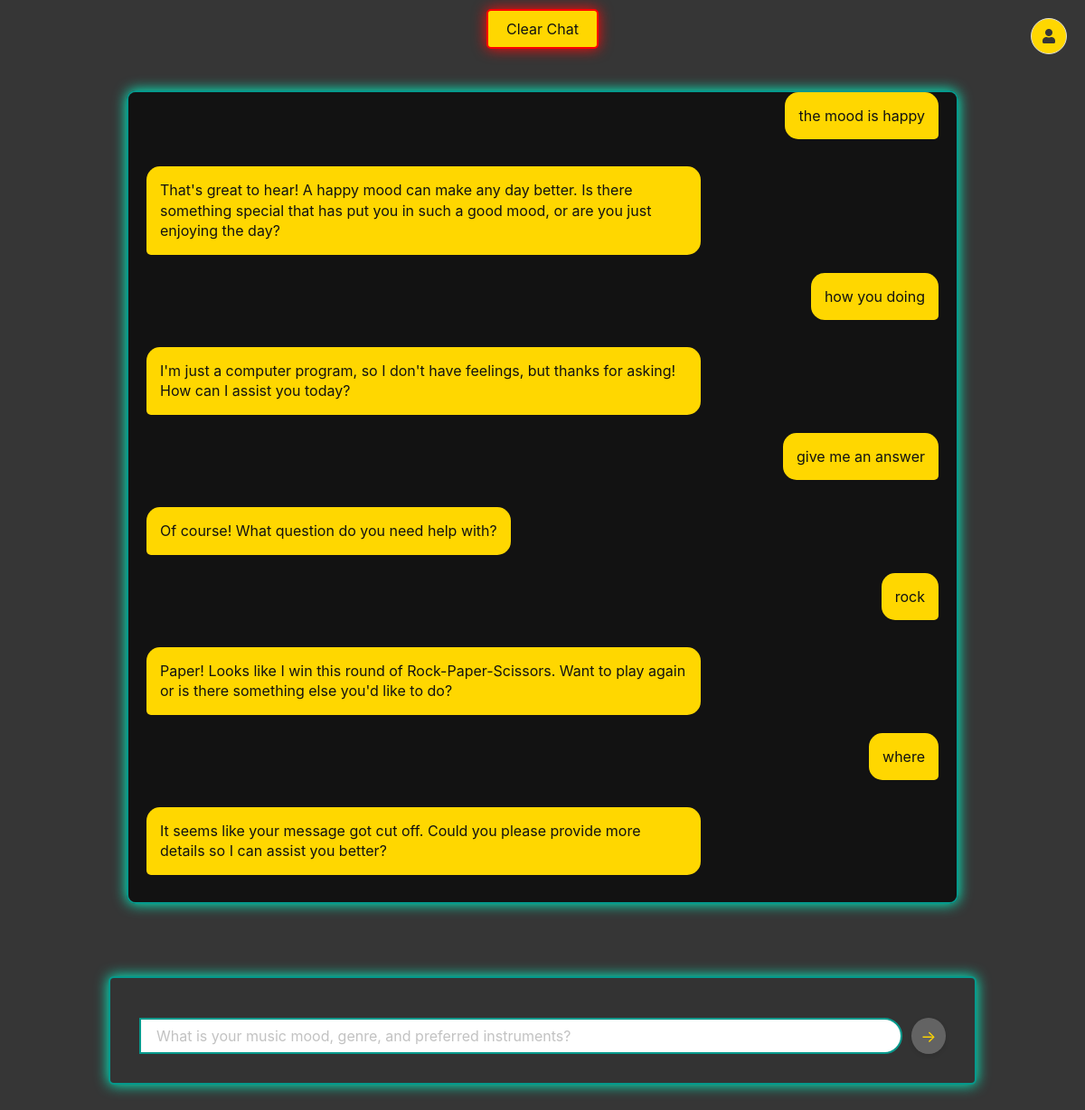
The app's page /home/ (signed in) with its own data.
### service/models.py (models this page shows, shortened)
class ChatHistory(models.Model):
    user = models.ForeignKey(User, on_delete=models.CASCADE, related_name='chat_histories', null=True)
    message = models.TextField()
    sender = models.CharField(max_length=10)  # Choices to distinguish sender
    timestamp = models.DateTimeField(auto_now_add=True)

### service/views.py (the view, shortened to what this page needs)
# urls.py: 2. Add a URL to urlpatterns:  path('', views.home, name='home')
def home(request):
    try:
        chat_history = ChatHistory.objects.filter(user=request.user)
        return render(request, 'homepage.html', {'chat_history': chat_history})
    except Exception as e:
        print(f"Error: {e}")
        return render(request, 'homepage.html', {'chat_history': []})

### service/templates/homepage.html (shortened to what this page needs)
<!DOCTYPE html>
<html lang="en" xmlns="http://www.w3.org/1999/html">
<head>
     {% load static %}
    <link rel="stylesheet" href="https://cdnjs.cloudflare.com/ajax/libs/font-awesome/5.15.4/css/all.min.css">
    <link rel="stylesheet" href="{% static 'css/bulma.css' %}">
    <link rel="stylesheet" href="{% static 'css/style.css' %}">
</head>
<body>
<div class="hero is-fullheight has-background-dark">
    <div class="hero-head has-text-right">
        <div class="dropdown is-hoverable is-right" style="padding: 20px;">
            <div class="dropdown-trigger">
                <button class="button is-rounded" aria-haspopup="true" aria-controls="dropdown-menu4" style="background-color: #ffd700; width: 40px; height: 40px; padding: 0;">
                    <span class="icon is-small">
                        <i class="fas fa-user" aria-hidden="true"></i>
                    </span>
                </button>
            </div>
        </div>
    </div>
 <div class="clear-chat-container">
    <form method="POST" action="{% url 'clear_chat' %}">
        <button type="submit" class="clear-chat-button">Clear Chat</button>
    </form>
</div>
 <div class="container" style="width: 80%; max-width: 90vw;">
   <div id="chat-box" class="box chat-container"  style="height: 70vh; overflow-y: auto;" >
       {% for chat in chat_history %}
           {% if chat.sender == 'user' %}
               <div class="chat-bubble user-bubble">{{ chat.message }}</div>
           {% elif chat.sender == 'bot' %}
               <div class="chat-bubble bot-bubble">{{ chat.message|safe }}</div>
           {% endif %}
       {% endfor %}
    </div>
  <div class="box glitch-container">
      <form method="POST" class="field has-addons mt-3">
    <div class="control is-expanded"  style="display: flex; align-items: center;">
      <input class="input is-rounded" type="text" name="user_input" style="border: 2px solid #05998c;" placeholder="What is your music mood, genre, and preferred instruments?">
        <button type="submit" class="submit-btn">→</button>
  </div>
      </form>
 </div>
      </div>
</div>
</body>
</html>

### service/static/css/style.css (style rules this page uses)
body { background-color: #121212; }
.glitch-container { position: relative; padding: 2rem; background: #222; border: 2px solid #05998c; overflow: hidden; box-shadow: 0px 0px 15px rgba(0, 255, 204, 1); }
.box { background-color: #333 !important; color: #ccc !important; }
.submit-btn { background-color: #636363; color: #ffd700; border: none; border-radius: 50%; width: 40px; height: 40px; display: flex; justify-content: center; align-items: center; margin-left: 10px; cursor: pointer; outline: none; box-shadow: 0 2px 5px rgba(0, 0, 0, 0.1); font-size: 18px; }
.chat-container { flex-grow: 1 !important; padding: 20px !important; overflow-y: auto !important; display: flex !important; flex-direction: column !important; gap: 10px !important; background-color: #121212 !important; border: 2px solid #05998c !important; border-radius: 10px !important; margin: 20px !important; margin-bottom: 80px !important; box-shadow: 0px 0px 15px rgba(0, 255, 204, 1); }
.chat-bubble { padding: 15px; border-radius: 15px; max-width: 70%; line-height: 1.4; }
.user-bubble { background-color: #ffd700 !important; color: #121212 !important; align-self: flex-end !important; text-align: right !important; border-bottom-right-radius: 5px !important; }
.bot-bubble { background-color: #ffd700 !important; color: #121212 !important; border-bottom-left-radius: 5px; align-self: flex-start !important; text-align: left !important; margin-top: 20px !important; margin-bottom: 10px !important; }
.clear-chat-container { position: fixed !important; top: 0; width: 100%; display: flex; padding: 10px 0; justify-content: center; z-index: 1000; }
.clear-chat-button { background-color: #ffd700; color: #121212; padding: 10px 20px; border: 2px solid #ff0000; border-radius: 5px; cursor: pointer; transition: background-color 0.3s ease, box-shadow 0.3s ease; box-shadow: 0px 0px 15px rgba(255, 10,10, 1); font-size: 16px; }

### records on screen
ChatHistory: message "the mood is happy"
ChatHistory: message "That's great to hear! A happy mood can make any day better. Is there something special that has put you in such a good mood, or are you just enjoying the day?"
ChatHistory: message "how you doing"
ChatHistory: message "I'm just a computer program, so I don't have feelings, but thanks for asking! How can I assist you today?"
ChatHistory: message "give me an answer"
ChatHistory: message "Of course! What question do you need help with?"
ChatHistory: message "rock"
ChatHistory: message "Paper! Looks like I win this round of Rock-Paper-Scissors. Want to play again or is there something else you'd like to do?"
ChatHistory: message "where"
ChatHistory: message "It seems like your message got cut off. Could you please provide more details so I can assist you better?"
